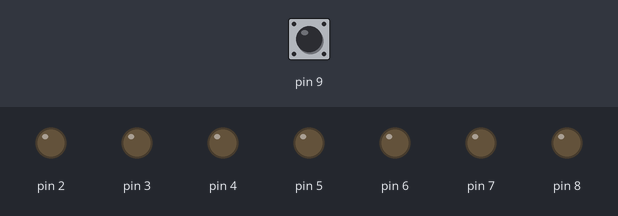
A sketch run on a simulated Arduino Uno, built with avr-gcc and run on an emulated ATmega328P. Parts: output pins drawn as LEDs (lit = HIGH). The test bench sets the inputs (shaded band); at power-on: pin 9 HIGH. Random numbers use the default seed unless the sketch sets one.

Above: at 1.2 s.
1.3 s: pin 9 pulled LOW for 0.15 s
At 2.5 s:
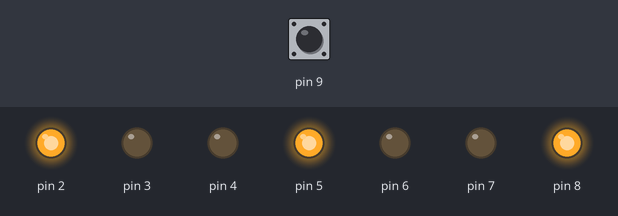
2.9 s: pin 9 pulled LOW for 1 s
At 3.8 s:
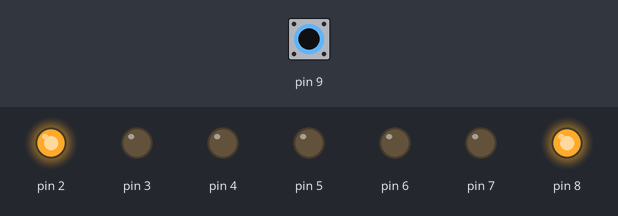
5.4 s: pin 9 pulled LOW for 3.2 s
At 5.7 s:
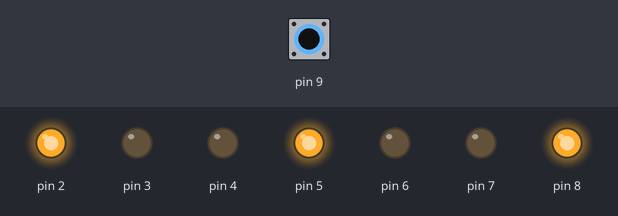
10.1 s: pin 9 pulled LOW for 0.15 s
At 10.4 s:
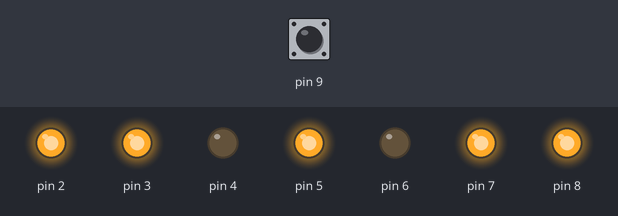
11.7 s: pin 9 pulled LOW for 0.15 s
At 12.9 s:
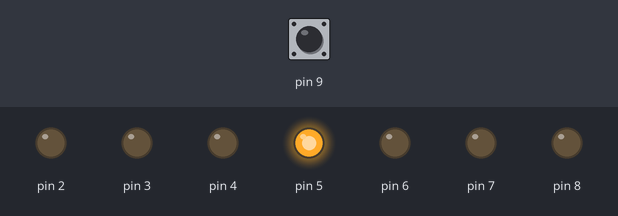
13.3 s: pin 9 pulsed LOW 5 times (0.12 s each, 0.3 s apart)
At 14.3 s:
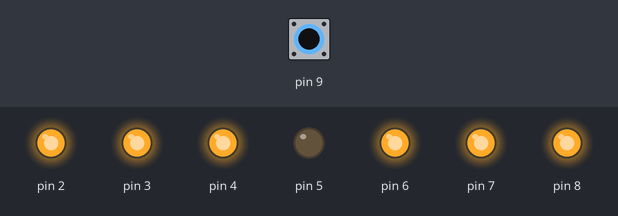
Timing chart, 0 to 16.3 s (numbered marks = the images above; inputs shaded):
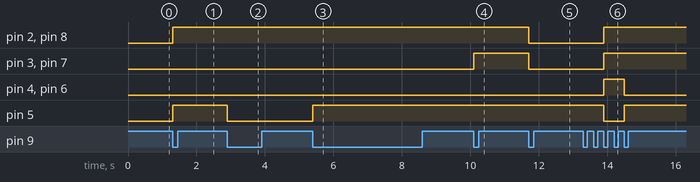

Measured:
- after the input at 1.3 s, pin 2, pin 5, pin 8: LOW → HIGH at once
- after the input at 2.9 s, pin 5: HIGH → LOW at once
- after the input at 5.4 s, pin 5: LOW → HIGH at once
- after the input at 10.1 s, pin 3, pin 7: LOW → HIGH at once
- after the input at 11.7 s, pin 2, pin 3, pin 7, pin 8: HIGH → LOW at once
- after the input at 13.3 s, pin 2, pin 3, pin 7, pin 8: LOW → HIGH after 0.60 s; pin 4, pin 6: LOW → HIGH after 0.60 s, → LOW 0.60 s later; pin 5: HIGH → LOW after 0.60 s, → HIGH 0.60 s later

The sketch:

digital_dice_leds.ino
```cpp
void setup() {
  pinMode(2, OUTPUT);
  pinMode(3, OUTPUT);
  pinMode(4, OUTPUT);
  pinMode(5, OUTPUT);
  pinMode(6, OUTPUT);
  pinMode(7, OUTPUT);
  pinMode(8, OUTPUT);
  pinMode(9, INPUT_PULLUP);

  randomSeed(analogRead(A0));
}

void loop() {
  if (digitalRead(9) == LOW) {
    int number = random(1, 7);

    for (int pin = 2; pin <= 8; pin++) {
      digitalWrite(pin, LOW);
    }

    if (number == 1) {
      digitalWrite(5, HIGH);
    }

    if (number == 2) {
      digitalWrite(2, HIGH);
      digitalWrite(8, HIGH);
    }

    if (number == 3) {
      digitalWrite(2, HIGH);
      digitalWrite(5, HIGH);
      digitalWrite(8, HIGH);
    }

    if (number == 4) {
      digitalWrite(2, HIGH);
      digitalWrite(3, HIGH);
      digitalWrite(7, HIGH);
      digitalWrite(8, HIGH);
    }

    if (number == 5) {
      digitalWrite(2, HIGH);
      digitalWrite(3, HIGH);
      digitalWrite(5, HIGH);
      digitalWrite(7, HIGH);
      digitalWrite(8, HIGH);
    }

    if (number == 6) {
      digitalWrite(2, HIGH);
      digitalWrite(3, HIGH);
      digitalWrite(4, HIGH);
      digitalWrite(6, HIGH);
      digitalWrite(7, HIGH);
      digitalWrite(8, HIGH);
    }

    while (digitalRead(9) == LOW) {
      delay(10);
    }

    delay(100);
  }
}
```
